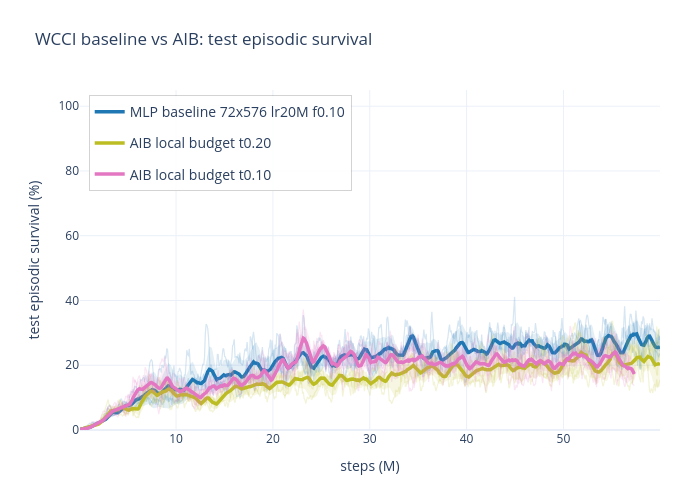

Write notebook code for a chart like this one.
### Markdown cell above
## WCCI Baseline vs AIB

Compare the selected baseline against adaptive intervention budget runs from `wcci_aib_2`.

### Code cell
# wcci_aib_result = plot_wcci_comparison("WCCI AIB")
# wcci_aib_result["fig"]
# Optional smoothing example:
wcci_aib_result = plot_wcci_comparison("WCCI AIB", mean_rollout=True, mean_rollout_window=9, fig_size=(700, 500))

### Figure 1 — Plotly figure (JSON) as saved in the notebook; plotly's stock layout.template omitted (floating-point values rounded to 4 significant figures; data arrays with more than 128 entries replaced by an {"elided": "..."} marker saying what was removed)
{"data": [{"hovertemplate": "<b>MLP baseline 72x576 lr20M f0.10</b><br>run=wcci_mlp_baseline_72x576_lr20m_f010_s0<br>step=%{x:.2f}M<br>survival=%{y:.2f}%<extra></extra>", "legendgroup": "MLP baseline 72x576 lr20M f0.10", "line": {"color": "#1f77b4", "width": 1.2}, "mode": "lines", "name": "MLP baseline 72x576 lr20M f0.10 seed 0", "opacity": 0.18, "showlegend": false, "type": "scatter", "x": {"elided": "723 float values"}, "y": {"elided": "723 float values"}}, {"hovertemplate": "<b>MLP baseline 72x576 lr20M f0.10</b><br>run=wcci_mlp_baseline_72x576_lr20m_f010_s1<br>step=%{x:.2f}M<br>survival=%{y:.2f}%<extra></extra>", "legendgroup": "MLP baseline 72x576 lr20M f0.10", "line": {"color": "#1f77b4", "width": 1.2}, "mode": "lines", "name": "MLP baseline 72x576 lr20M f0.10 seed 1", "opacity": 0.18, "showlegend": false, "type": "scatter", "x": {"elided": "723 float values"}, "y": {"elided": "723 float values"}}, {"hovertemplate": "<b>MLP baseline 72x576 lr20M f0.10</b><br>run=wcci_mlp_baseline_72x576_lr20m_f010_s2<br>step=%{x:.2f}M<br>survival=%{y:.2f}%<extra></extra>", "legendgroup": "MLP baseline 72x576 lr20M f0.10", "line": {"color": "#1f77b4", "width": 1.2}, "mode": "lines", "name": "MLP baseline 72x576 lr20M f0.10 seed 2", "opacity": 0.18, "showlegend": false, "type": "scatter", "x": {"elided": "723 float values"}, "y": {"elided": "723 float values"}}, {"fill": "toself", "fillcolor": "#1f77b4", "hoverinfo": "skip", "legendgroup": "MLP baseline 72x576 lr20M f0.10", "line": {"color": "rgba(255,255,255,0)"}, "opacity": 0.12, "showlegend": false, "type": "scatter", "x": {"elided": "1446 float values"}, "y": {"elided": "1446 float values"}}, {"customdata": {"elided": "723x2 mixed values"}, "hovertemplate": "<b>MLP baseline 72x576 lr20M f0.10</b><br>step=%{x:.2f}M<br>mean survival=%{y:.2f}%<br>n_seeds=%{customdata[0]}<br>seeds=%{customdata[1]}<extra></extra>", "legendgroup": "MLP baseline 72x576 lr20M f0.10", "line": {"color": "#1f77b4", "width": 3.5}, "mode": "lines", "name": "MLP baseline 72x576 lr20M f0.10", "type": "scatter", "x": {"elided": "723 float values"}, "y": {"elided": "723 float values"}}, {"hovertemplate": "<b>AIB local budget t0.20</b><br>run=wcci_aib_00_flat_local_t020_72x576_lr20m_f010_s0<br>step=%{x:.2f}M<br>survival=%{y:.2f}%<extra></extra>", "legendgroup": "AIB local budget t0.20", "line": {"color": "#bcbd22", "width": 1.2}, "mode": "lines", "name": "AIB local budget t0.20 seed 0", "opacity": 0.18, "showlegend": false, "type": "scatter", "x": {"elided": "723 float values"}, "y": {"elided": "723 float values"}}, {"hovertemplate": "<b>AIB local budget t0.20</b><br>run=wcci_aib_00_flat_local_t020_72x576_lr20m_f010_s1<br>step=%{x:.2f}M<br>survival=%{y:.2f}%<extra></extra>", "legendgroup": "AIB local budget t0.20", "line": {"color": "#bcbd22", "width": 1.2}, "mode": "lines", "name": "AIB local budget t0.20 seed 1", "opacity": 0.18, "showlegend": false, "type": "scatter", "x": {"elided": "723 float values"}, "y": {"elided": "723 float values"}}, {"hovertemplate": "<b>AIB local budget t0.20</b><br>run=wcci_aib_00_flat_local_t020_72x576_lr20m_f010_s2<br>step=%{x:.2f}M<br>survival=%{y:.2f}%<extra></extra>", "legendgroup": "AIB local budget t0.20", "line": {"color": "#bcbd22", "width": 1.2}, "mode": "lines", "name": "AIB local budget t0.20 seed 2", "opacity": 0.18, "showlegend": false, "type": "scatter", "x": {"elided": "723 float values"}, "y": {"elided": "723 float values"}}, {"fill": "toself", "fillcolor": "#bcbd22", "hoverinfo": "skip", "legendgroup": "AIB local budget t0.20", "line": {"color": "rgba(255,255,255,0)"}, "opacity": 0.12, "showlegend": false, "type": "scatter", "x": {"elided": "1446 float values"}, "y": {"elided": "1446 float values"}}, {"customdata": {"elided": "723x2 mixed values"}, "hovertemplate": "<b>AIB local budget t0.20</b><br>step=%{x:.2f}M<br>mean survival=%{y:.2f}%<br>n_seeds=%{customdata[0]}<br>seeds=%{customdata[1]}<extra></extra>", "legendgroup": "AIB local budget t0.20", "line": {"color": "#bcbd22", "width": 3.5}, "mode": "lines", "name": "AIB local budget t0.20", "type": "scatter", "x": {"elided": "723 float values"}, "y": {"elided": "723 float values"}}, {"hovertemplate": "<b>AIB local budget t0.10</b><br>run=wcci_aib_01_flat_local_t010_72x576_lr20m_f010_s0<br>step=%{x:.2f}M<br>survival=%{y:.2f}%<extra></extra>", "legendgroup": "AIB local budget t0.10", "line": {"color": "#e377c2", "width": 1.2}, "mode": "lines", "name": "AIB local budget t0.10 seed 0", "opacity": 0.18, "showlegend": false, "type": "scatter", "x": {"elided": "677 float values"}, "y": {"elided": "677 float values"}}, {"hovertemplate": "<b>AIB local budget t0.10</b><br>run=wcci_aib_01_flat_local_t010_72x576_lr20m_f010_s1<br>step=%{x:.2f}M<br>survival=%{y:.2f}%<extra></extra>", "legendgroup": "AIB local budget t0.10", "line": {"color": "#e377c2", "width": 1.2}, "mode": "lines", "name": "AIB local budget t0.10 seed 1", "opacity": 0.18, "showlegend": false, "type": "scatter", "x": {"elided": "686 float values"}, "y": {"elided": "686 float values"}}, {"hovertemplate": "<b>AIB local budget t0.10</b><br>run=wcci_aib_01_flat_local_t010_72x576_lr20m_f010_s2<br>step=%{x:.2f}M<br>survival=%{y:.2f}%<extra></extra>", "legendgroup": "AIB local budget t0.10", "line": {"color": "#e377c2", "width": 1.2}, "mode": "lines", "name": "AIB local budget t0.10 seed 2", "opacity": 0.18, "showlegend": false, "type": "scatter", "x": {"elided": "691 float values"}, "y": {"elided": "691 float values"}}, {"fill": "toself", "fillcolor": "#e377c2", "hoverinfo": "skip", "legendgroup": "AIB local budget t0.10", "line": {"color": "rgba(255,255,255,0)"}, "opacity": 0.12, "showlegend": false, "type": "scatter", "x": {"elided": "1382 float values"}, "y": {"elided": "1382 float values"}}, {"customdata": {"elided": "691x2 mixed values"}, "hovertemplate": "<b>AIB local budget t0.10</b><br>step=%{x:.2f}M<br>mean survival=%{y:.2f}%<br>n_seeds=%{customdata[0]}<br>seeds=%{customdata[1]}<extra></extra>", "legendgroup": "AIB local budget t0.10", "line": {"color": "#e377c2", "width": 3.5}, "mode": "lines", "name": "AIB local budget t0.10", "type": "scatter", "x": {"elided": "691 float values"}, "y": {"elided": "691 float values"}}], "layout": {"height": 500, "hovermode": "x unified", "legend": {"bgcolor": "rgba(255,255,255,0.88)", "bordercolor": "rgba(80,80,80,0.25)", "borderwidth": 1, "font": {"size": 14}, "x": 0.015, "xanchor": "left", "y": 0.985, "yanchor": "top"}, "margin": {"b": 70, "l": 80, "r": 40, "t": 90}, "title": {"text": "WCCI baseline vs AIB: test episodic survival"}, "width": 700, "xaxis": {"title": {"text": "steps (M)"}}, "yaxis": {"range": [0, 105], "title": {"text": "test episodic survival (%)"}}}}
